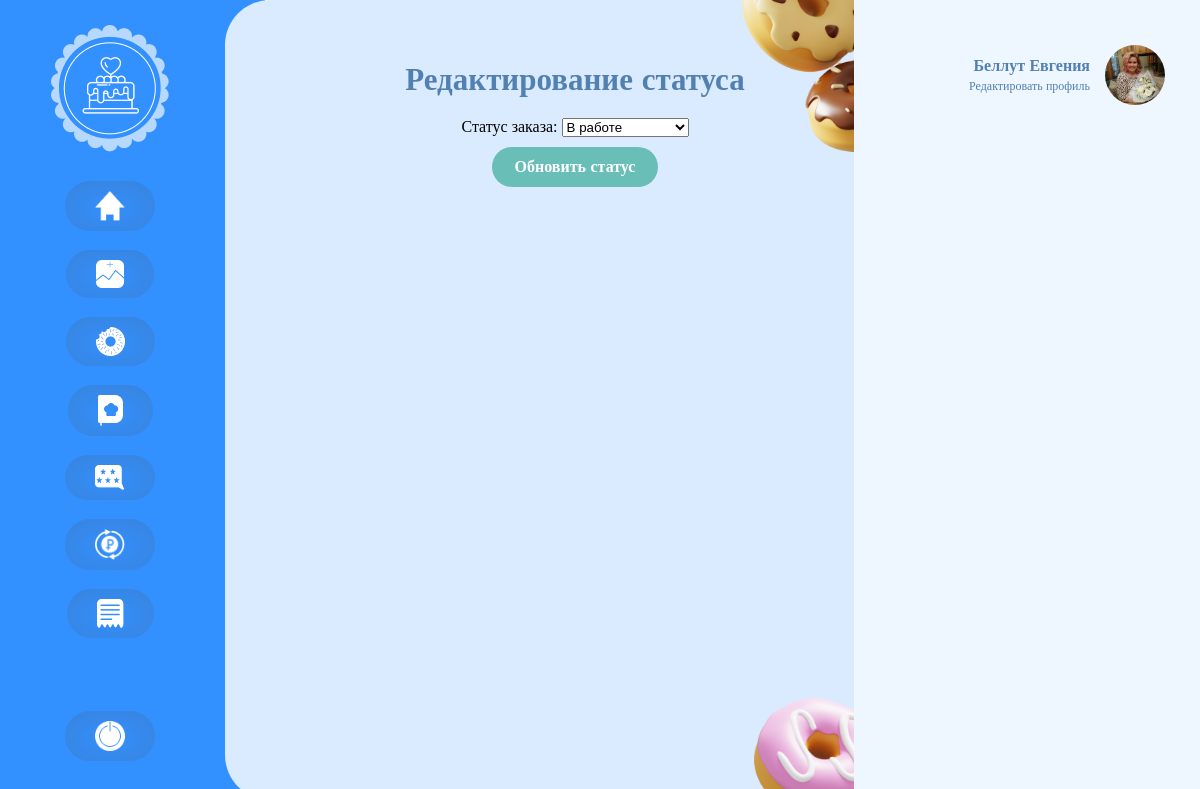
/profile_orders/edit/6 (signed in), run on the app's committed database.
### site_cake/models.py (models this page shows, shortened)
class UserOrder(models.Model):
    ORDER_STATUS = [
        ('1', 'Обрабатывается'),
        ('2', 'Отклонен'),
        ('3', 'Принят'),
        ('4', 'В работе')
    ]
    DELIVERY_STATUS = [
        ('1', 'Доставка'),
        ('2', 'Самовывоз')
    ]
    customer = models.ForeignKey(User, on_delete=models.CASCADE, related_name="customer2")
    cooker = models.ForeignKey(User, on_delete=models.CASCADE, related_name="cooker2")
    phone = models.CharField(max_length=12)
    email = models.EmailField()
    address = models.CharField(max_length=250, null=True, blank=True)
    city = models.CharField(max_length=100)
    created = models.DateTimeField(auto_now_add=True)
    updated = models.DateTimeField(auto_now=True)
    delivery = models.CharField(choices=DELIVERY_STATUS, default='1', max_length=1)
    status = models.CharField(choices=ORDER_STATUS, default='1', max_length=1)
    class Meta:
        ordering = ('-created',)
        verbose_name = 'Заказ'
        verbose_name_plural = 'Заказы'

class User(AbstractUser):
    first_name = models.CharField(max_length=60, null=True)
    last_name = models.CharField(max_length=60, null=True)
    email = models.EmailField(max_length=60, unique=True, blank=True, null=True, default=None)
    username = models.CharField(max_length=30, unique=True, blank=True, null=True)
    is_cooker = models.BooleanField('Статус кондитера', default=False)
    is_customer = models.BooleanField('Статус заказчика', default=False)
    is_active = models.BooleanField(default=True)
    is_superuser = models.BooleanField(default=False)
    objects = UserManager()
    class Meta:
        verbose_name = 'Пользователь'
        verbose_name_plural = 'Пользователи'

class UserProfile(models.Model):
    user = models.OneToOneField(User, on_delete=models.CASCADE)
    country = models.CharField(max_length=100, default='Россия')
    city = models.CharField(max_length=100, default='Москва')
    phone = models.CharField(max_length=11, null=True)
    description = models.TextField(null=True)
    image = models.ImageField(default='default_ava.png', upload_to='profile_pics')
    class Meta:
        verbose_name = 'Профиль'
        verbose_name_plural = 'Профили'

### site_cake/views.py (the view)
# urls.py: path('profile_orders/edit/<int:id>', views.ChangeStatus, name='change_status'),
def ChangeStatus(request, id):
    order = get_object_or_404(UserOrder, pk=id)
    if request.method == "POST":
        form_order = ChangeStatusOrder(request.POST, instance=order)
        if form_order.is_valid():
            order.save()
            return redirect('profile_orders')
    else:
        form_order = ChangeStatusOrder(instance=order)
    return render(request, 'profile/profile_change_status.html', {'form': form_order})

### site_cake/forms.py
class ChangeStatusOrder(forms.ModelForm):
    class Meta:
        model = UserOrder
        fields = ['status']
    def __init__(self, *args, **kwargs):
        super(ChangeStatusOrder, self).__init__(*args, **kwargs)
        self.fields['status'].label = "Статус заказа"

### templates/profile/profile_change_status.html (shortened to what this page needs)
{% extends 'profile/profile.html' %}
{% load static %}
{% block profile %}
    <div class="profile_block">
        <div class="donat_posts">
            <p class="profile_title">Редактирование статуса</p>
            <form method="POST" class="retrieve_form edit_form" enctype="multipart/form-data">
                    {{ form.as_div }}
                <button type="submit" class="save_btn">Обновить статус</button>
            </form>
        </div>
    </div>
{% endblock profile %}

### templates/include/profile_aside.html
{% load static %}
<div class="profile_aside">
    <div class="profile_info_small">
        <div class="profile_info_small_text">
            <p class="profile_username">{{ user.last_name }} {{ user.first_name }}</p>
            <a href="{% url 'edit_profile' %}" class="edit_profile_link">Редактировать профиль</a>
        </div>
        <img src="{{ user.userprofile.image.url }}" class="profile_info_small_img" alt="avatar">
    </div>
</div>

### static/css/style.css (style rules this page uses)
* { margin: 0; padding: 0; }
a { cursor: pointer !important; text-decoration: none !important; }
.profile_block { background: #DBEBFF; border-radius: 45px 0 0 45px; height: 100vh; width: 50%; position: absolute; z-index: 2; left: 225px; padding: 0 70px 0 50px; }
.profile_title { font-family: 'Montserrat'; font-style: normal; font-weight: 700; font-size: 31px; line-height: 38px; color: #5280B1; margin-bottom: 20px; }
.profile_aside { background: #EEF6FF; height: 100vh; padding: 0 35px; position: absolute; right: 0; width: 23%; z-index: 2; }
.profile_info_small { display: flex; align-items: center; justify-content: end; margin-top: 45px; text-align: right; }
.profile_info_small_text { margin-right: 15px; }
.profile_username { font-family: 'Montserrat'; font-style: normal; font-weight: 600; font-size: 16px; line-height: 20px; color: #5280B1; }
.edit_profile_link { font-family: 'Montserrat'; font-style: normal; font-weight: 400; font-size: 12px; line-height: 0px; color: #5280B1; }
.profile_info_small_img { width: 60px; height: 60px; border-radius: 50%; object-fit: cover; }
.donat_posts { text-align: center; margin-top: 60px; }
.retrieve_form { max-width: 600px; margin: 0 auto; margin-top: 20px; }
.save_btn, .delete_btn, .edit_btn { background: #69BEB8; border-radius: 25px; border: 0; padding: 10px 23px; margin-top: 10px; font-family: 'Montserrat'; font-style: normal; font-weight: 700; font-size: 16px; line-height: 20px; color: #FFFFFF; }

### data on the page
UserOrder: status "В работе"
User: last_name "Беллут", first_name "Евгения", userprofile.image (picture)
